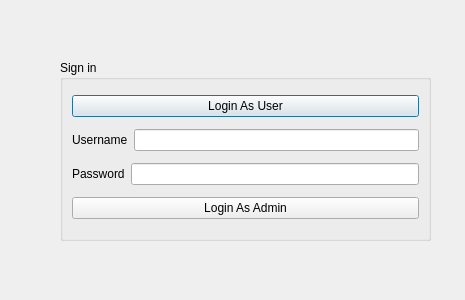
<?xml version="1.0" encoding="UTF-8"?>
<ui version="4.0">
 <class>login</class>
 <widget class="QDialog" name="login">
  <property name="geometry">
   <rect>
    <x>0</x>
    <y>0</y>
    <width>465</width>
    <height>300</height>
   </rect>
  </property>
  <property name="windowTitle">
   <string>Dialog</string>
  </property>
  <widget class="QGroupBox" name="groupBox">
   <property name="geometry">
    <rect>
     <x>60</x>
     <y>60</y>
     <width>371</width>
     <height>181</height>
    </rect>
   </property>
   <property name="title">
    <string>Sign in</string>
   </property>
   <layout class="QVBoxLayout" name="verticalLayout">
    <item>
     <widget class="QPushButton" name="pushButton_2">
      <property name="text">
       <string>Login As User</string>
      </property>
     </widget>
    </item>
    <item>
     <layout class="QHBoxLayout" name="horizontalLayout">
      <item>
       <widget class="QLabel" name="label">
        <property name="text">
         <string>Username</string>
        </property>
       </widget>
      </item>
      <item>
       <widget class="QLineEdit" name="lineEdit_username"/>
      </item>
     </layout>
    </item>
    <item>
     <layout class="QHBoxLayout" name="horizontalLayout_2">
      <item>
       <widget class="QLabel" name="label_2">
        <property name="text">
         <string>Password</string>
        </property>
       </widget>
      </item>
      <item>
       <widget class="QLineEdit" name="lineEdit_password"/>
      </item>
     </layout>
    </item>
    <item>
     <widget class="QPushButton" name="pushButton">
      <property name="text">
       <string>Login As Admin</string>
      </property>
     </widget>
    </item>
   </layout>
  </widget>
 </widget>
 <resources/>
 <connections/>
</ui>
